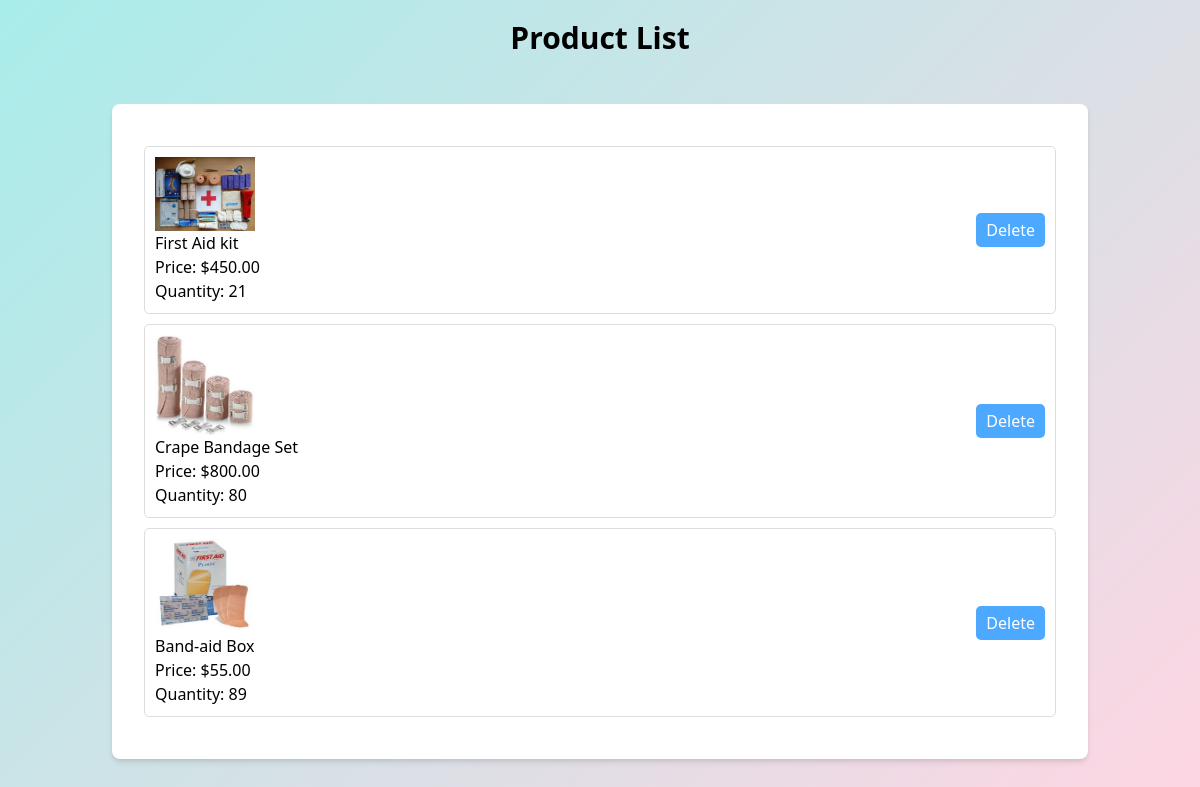
Screenshot of /adproductlist/ with the database file from the repository.
### fapk/models.py (models this page shows)
class product(models.Model):
    productname=models.CharField(max_length=50)
    manufacturer=models.CharField(max_length=50)
    category=models.CharField(max_length=50)
    description=models.CharField(max_length=200)
    price = models.DecimalField(max_digits=10, decimal_places=2)
    stock=models.IntegerField()
    image=models.ImageField(upload_to='productimage/',blank=True,null=True)
    sellername=models.CharField(max_length=50)
    sellercontact=models.IntegerField()
    sellermail=models.CharField(max_length=100)

### fapk/views.py (the view)
# urls.py: path('adproductlist/',views.adproductlist,name='adproductlist'),
def adproductlist(request):
    prod=product.objects.all()
    return render(request,'adproductlist.html',{'prod':prod})

### fapk/templates/adproductlist.html (shortened to what this page needs)
{% load static %}
<!DOCTYPE html>
<html lang="en">
<head>
    <link href="https://cdn.jsdelivr.net/npm/tailwindcss@2.0.3/dist/tailwind.min.css" rel="stylesheet">
</head>
<body>
    <h1 class="text-3xl font-semibold mb-6 text-center">Product List</h1>
    <section class="container mx-auto p-6">
        <div class="bg-white shadow-md rounded-lg p-8">
         {% if prod %}
        <div>
            {% for product in prod %}
                <div class="product">
                    <div class="product-details">
                        {% if product.image %}
                            <img src="{{ product.image.url }}" alt="{{ product.productname }}">
                        {% endif %}
                        <h2>{{ product.productname }}</h2>
                        <p>Price: ${{ product.price }}</p>
                        <p>Quantity: {{ product.stock }}</p>
                    </div>
                    <a href="/delete/{{product.id}}">
                        <button class="delete-button">Delete</button>
                    </a>
                </div>
            {% endfor %}
        </div>
    {% else %}
        <p>No products available.</p>
    {% endif %}
    </div>
</section>
</body>
</html>

### fapk/templates/adproductlist.html (style rules this page uses)
body { background: linear-gradient(135deg, #a8edea, #fed6e3); justify-content: center; align-items: center; height: 100vh; padding: 20px; margin: 0; height: 100vh; }
.product { border: 1px solid #ddd; padding: 10px; margin: 10px 0; border-radius: 5px; display: flex; justify-content: space-between; align-items: center; }
.product img { max-width: 100px; max-height: 100px; margin-right: 10px; }
.product-details { flex: 1; }
.delete-button { background-color:rgb(77, 169, 255); color: white; border: none; padding: 5px 10px; border-radius: 5px; cursor: pointer; }

### rows the page displays
product: image (picture), productname "First Aid kit", price "450.00", stock "21"
product: image (picture), productname "Crape Bandage Set", price "800.00", stock "80"
product: image (picture), productname "Band-aid Box", price "55.00", stock "89"
